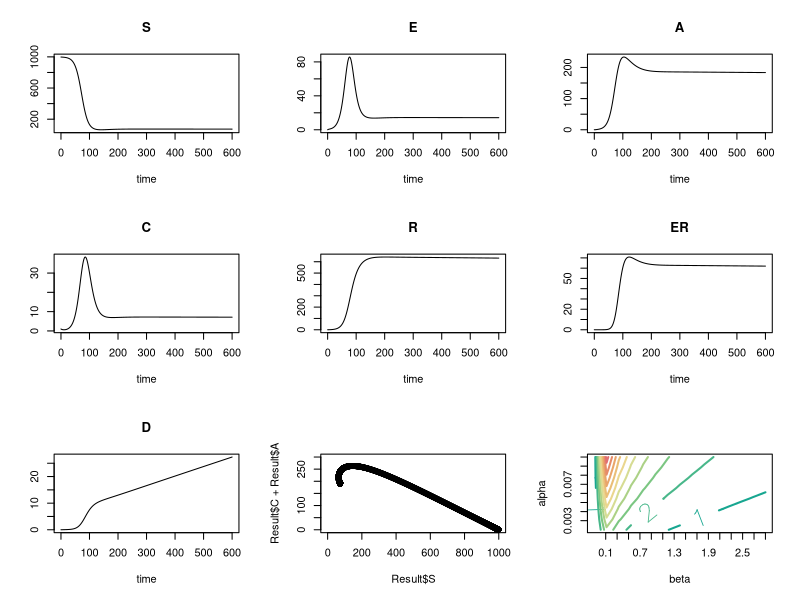

The R script that drew this image:
library(deSolve)

SEACRERD<-function(t, state, parameters) {
  with(as.list(c(state, parameters)),{
    P <- (S+E+A+C+R+ER)
    lam<-parameters['beta']*(rho*A+C+delta*E+delta_r*ER)/P
    
    dS <- mu*P-mu*S-lam*S + alpha*R  
    dE <- lam*S - v*E - mu*E
    dA <- (1-gamma)*v*E - taua*A - mu*A + v*ER
    dC <- gamma*v*E - tauc*C - mu*C 
    dR <- (1-phi)*tauc*C + taua*A - mu*R - sigma*lam*R - alpha*R
    dER <- sigma*lam*R - v*ER - mu*ER
    dD <- phi*tauc*C
    
    list(c(dS, dE, dA, dC, dR, dER, dD))}) 
}


initP<-999 
initE<-0
initA<-0
initC<-1
initR<-0 
initER<-0
initD<-0
initS<-initP-initE-initA-initC-initR-initER
istate <- c(S = initS, E = initE, A = initA, C = initC, R = initR, ER = initER, D = initD)

parameters <- c(
  mu = (1/(50*52*7)),    
  beta = 0.25, 
  v = 1/4,
  gamma = 0.2,
  taua = 1/10,
  tauc = 1/10,
  phi = 0.05,
  rho = 1,
  sigma = 0.5,
  alpha = 1/180,
  delta_r = 0.0,
  delta=0.0
)

time_start <- 0
time_stop <- 600
deltat<- 0.1
tps <- seq(time_start , time_stop , by = deltat)

out <- deSolve::ode(y = istate, times = tps, func = SEACRERD, parms = parameters) 
Result<-as.data.frame(out)

plot(out)
# plot(Result)
plot(Result$S,Result$C+Result$A, ylim = c(0,300),xlim = c(0,1000))


beta_vector<-seq(0.1,3,by=0.2)
alpha_vector<-(seq(0.003,0.01,by=0.001))
result<-matrix(0,nrow = length(beta_vector),length(alpha_vector))
for (i in 1:length(beta_vector)){
  for (j in 1:length(alpha_vector)){
    parameters["beta"]<-beta_vector[i]
    parameters["alpha"]<-alpha_vector[j]
    
    out <- deSolve::ode(y = istate, times = tps, func = SEACRERD, parms = parameters) 
    
    result[i,j]<-tail(out[,5],1)
  }
}
contour(result,xaxt = "n", yaxt = "n",xlab="beta",ylab="alpha",nlevels = 10, labcex=1.6,col = hcl.colors(12, "Temps"),lwd =2)
axis(1, at=1:length(beta_vector)/length(beta_vector), labels=beta_vector)
axis(2, at=1:length(alpha_vector)/length(alpha_vector), labels=alpha_vector)
